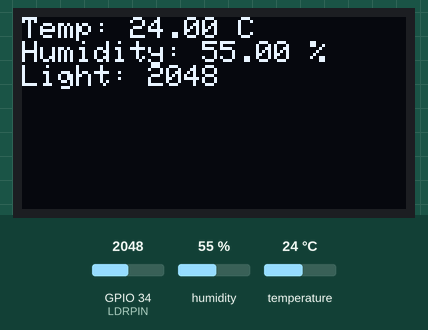
Recording of a sketch running on a simulated ESP32. Parts: 128×64 one-colour display. The inputs (shaded band) are chosen by the test bench; at power-on: humidity 55 %, GPIO 34 (LDRPIN) = 2048, temperature 24 °C.

Above: at 3.2 s.
3.3 s: humidity set to 22 %
At 5.2 s:
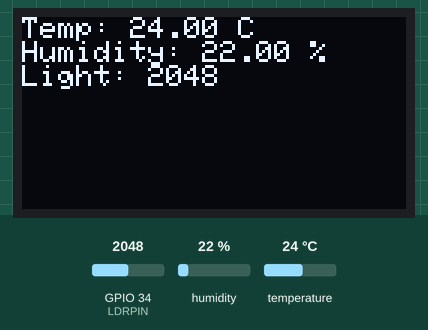
6.0 s: GPIO 34 (LDRPIN) set to 2866
At 7.3 s:
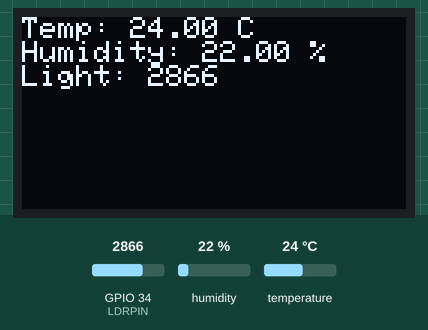
8.7 s: temperature set to 12 °C
At 11.5 s:
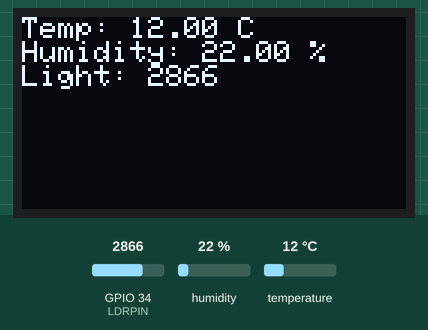
11.8 s: GPIO 34 (LDRPIN) set to 3603
At 13.7 s:
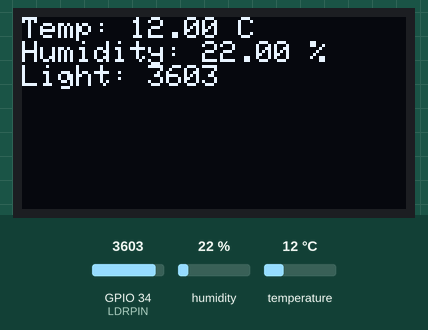
14.5 s: humidity set to 40 %
At 16.8 s:
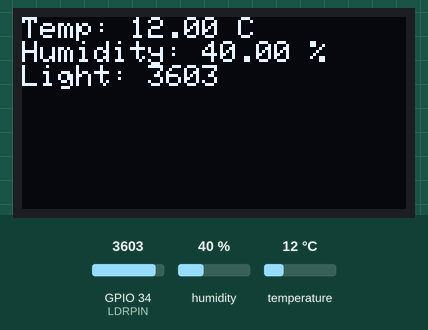
17.9 s: GPIO 34 (LDRPIN) set to 4095
At 18.9 s:
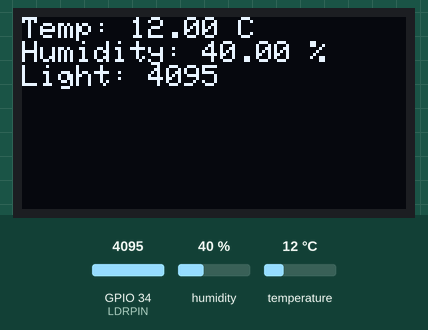
Timing chart, 0 to 20.9 s (numbered marks = the images above; inputs shaded):
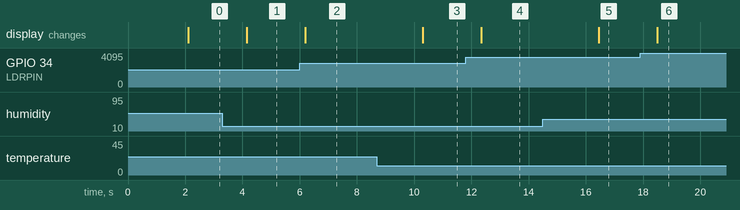

Measured:
- after the input at 3.3 s, the display: changes after 0.85 s (image 1)
- after the input at 6.0 s, the display: changes after 0.20 s (image 2)
- after the input at 8.7 s, the display: changes after 1.6 s (image 3)
- after the input at 11.8 s, the display: changes after 0.55 s (image 4)
- after the input at 14.5 s, the display: changes after 1.9 s (image 5)
- after the input at 17.9 s, the display: changes after 0.60 s (image 6)

The sketch:

main.ino
```cpp
#include <WiFi.h>
#include <DHT.h>
#include <Wire.h>
#include <Adafruit_GFX.h>
#include <Adafruit_SSD1306.h>

#define DHTPIN 4
#define DHTTYPE DHT11
#define LDRPIN 34

DHT dht(DHTPIN, DHTTYPE);
Adafruit_SSD1306 display(128, 64, &Wire, -1);

void setup() {
  Serial.begin(115200);
  dht.begin();

  if(!display.begin(SSD1306_SWITCHCAPVCC, 0x3C)) {
    Serial.println(F("SSD1306 allocation failed"));
    for(;;);
  }

  display.clearDisplay();
  display.setTextColor(WHITE);
  display.setTextSize(1);
  display.setCursor(0, 10);
  display.println("ESP32 Smart Home");
  display.println("Monitoring System");
  display.display();
  delay(2000);
}

void loop() {
  float temp = dht.readTemperature();
  float hum = dht.readHumidity();
  int ldrVal = analogRead(LDRPIN);

  if (isnan(temp) || isnan(hum)) {
    Serial.println("Failed to read from DHT sensor!");
    return;
  }

  display.clearDisplay();
  display.setCursor(0, 0);
  display.print("Temp: "); display.print(temp); display.println(" C");
  display.print("Humidity: "); display.print(hum); display.println(" %");
  display.print("Light: "); display.println(ldrVal);
  display.display();

  delay(2000);
}
```
